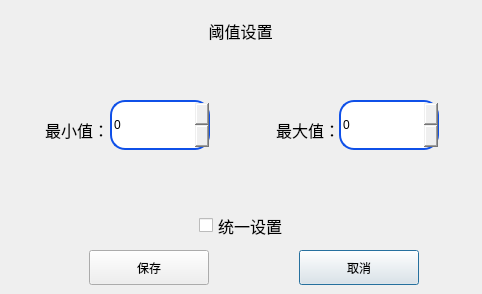
<?xml version="1.0" encoding="UTF-8"?>
<ui version="4.0">
 <class>SetThresholdDlg</class>
 <widget class="QDialog" name="SetThresholdDlg">
  <property name="geometry">
   <rect>
    <x>0</x>
    <y>0</y>
    <width>482</width>
    <height>294</height>
   </rect>
  </property>
  <property name="windowTitle">
   <string>Dialog</string>
  </property>
  <widget class="QPushButton" name="cancelBtn">
   <property name="geometry">
    <rect>
     <x>299</x>
     <y>250</y>
     <width>120</width>
     <height>35</height>
    </rect>
   </property>
   <property name="maximumSize">
    <size>
     <width>120</width>
     <height>16777215</height>
    </size>
   </property>
   <property name="text">
    <string>取消</string>
   </property>
  </widget>
  <widget class="QSpinBox" name="maxBox">
   <property name="geometry">
    <rect>
     <x>339</x>
     <y>100</y>
     <width>100</width>
     <height>50</height>
    </rect>
   </property>
   <property name="styleSheet">
    <string notr="true">QSpinBox::up-button
{
	width: 35px;
	height: 25px;
	border-left-width:1px;
	border-left-color:darkgray;
	border-left-style:solid;
	border-top-right-radius:3px;
	image: url(:/new/prefix1/image/up.png);
}

QSpinBox::down-button
{
	width: 35px;
	height: 25px;
	border-left-width:1px;
	border-left-color:darkgray;
	border-left-style:solid;	
	border-bottom-right-radius:3px;
	image: url(:/new/prefix1/image/down.png);
}
QSpinBox{
border:2px solid rgb(15,80,232);
border-radius:15px
}</string>
   </property>
   <property name="maximum">
    <number>999</number>
   </property>
  </widget>
  <widget class="MyLabel" name="label_2">
   <property name="geometry">
    <rect>
     <x>9</x>
     <y>110</y>
     <width>100</width>
     <height>40</height>
    </rect>
   </property>
   <property name="font">
    <font>
     <pointsize>12</pointsize>
    </font>
   </property>
   <property name="text">
    <string>最小值：</string>
   </property>
   <property name="alignment">
    <set>Qt::AlignRight|Qt::AlignTrailing|Qt::AlignVCenter</set>
   </property>
  </widget>
  <widget class="QPushButton" name="saveBtn">
   <property name="geometry">
    <rect>
     <x>89</x>
     <y>250</y>
     <width>120</width>
     <height>35</height>
    </rect>
   </property>
   <property name="maximumSize">
    <size>
     <width>120</width>
     <height>16777215</height>
    </size>
   </property>
   <property name="text">
    <string>保存</string>
   </property>
  </widget>
  <widget class="QSpinBox" name="minBox">
   <property name="geometry">
    <rect>
     <x>110</x>
     <y>100</y>
     <width>100</width>
     <height>50</height>
    </rect>
   </property>
   <property name="styleSheet">
    <string notr="true">QSpinBox::up-button
{
	width: 35px;
	height: 25px;
	border-left-width:1px;
	border-left-color:darkgray;
	border-left-style:solid;
	border-top-right-radius:3px;
	image: url(:/new/prefix1/image/up.png);
}

QSpinBox::down-button
{
	width: 35px;
	height: 25px;
	border-left-width:1px;
	border-left-color:darkgray;
	border-left-style:solid;	
	border-bottom-right-radius:3px;
	image: url(:/new/prefix1/image/down.png);
}
QSpinBox{
border:2px solid rgb(15,80,232);
border-radius:15px
}</string>
   </property>
   <property name="suffix">
    <string/>
   </property>
   <property name="prefix">
    <string/>
   </property>
   <property name="maximum">
    <number>999</number>
   </property>
  </widget>
  <widget class="QLabel" name="titleLab">
   <property name="geometry">
    <rect>
     <x>30</x>
     <y>10</y>
     <width>421</width>
     <height>41</height>
    </rect>
   </property>
   <property name="font">
    <font>
     <pointsize>12</pointsize>
    </font>
   </property>
   <property name="text">
    <string>阈值设置</string>
   </property>
   <property name="alignment">
    <set>Qt::AlignCenter</set>
   </property>
  </widget>
  <widget class="QCheckBox" name="checkBox">
   <property name="geometry">
    <rect>
     <x>199</x>
     <y>210</y>
     <width>121</width>
     <height>31</height>
    </rect>
   </property>
   <property name="maximumSize">
    <size>
     <width>150</width>
     <height>16777215</height>
    </size>
   </property>
   <property name="font">
    <font>
     <pointsize>12</pointsize>
    </font>
   </property>
   <property name="text">
    <string>统一设置</string>
   </property>
  </widget>
  <widget class="MyLabel" name="label_3">
   <property name="geometry">
    <rect>
     <x>240</x>
     <y>110</y>
     <width>100</width>
     <height>40</height>
    </rect>
   </property>
   <property name="font">
    <font>
     <pointsize>12</pointsize>
    </font>
   </property>
   <property name="text">
    <string>最大值：</string>
   </property>
   <property name="alignment">
    <set>Qt::AlignRight|Qt::AlignTrailing|Qt::AlignVCenter</set>
   </property>
  </widget>
 </widget>
 <customwidgets>
  <customwidget>
   <class>MyLabel</class>
   <extends>QLabel</extends>
   <header location="global">setthreshold/mylabel.h</header>
  </customwidget>
 </customwidgets>
 <resources/>
 <connections/>
</ui>
